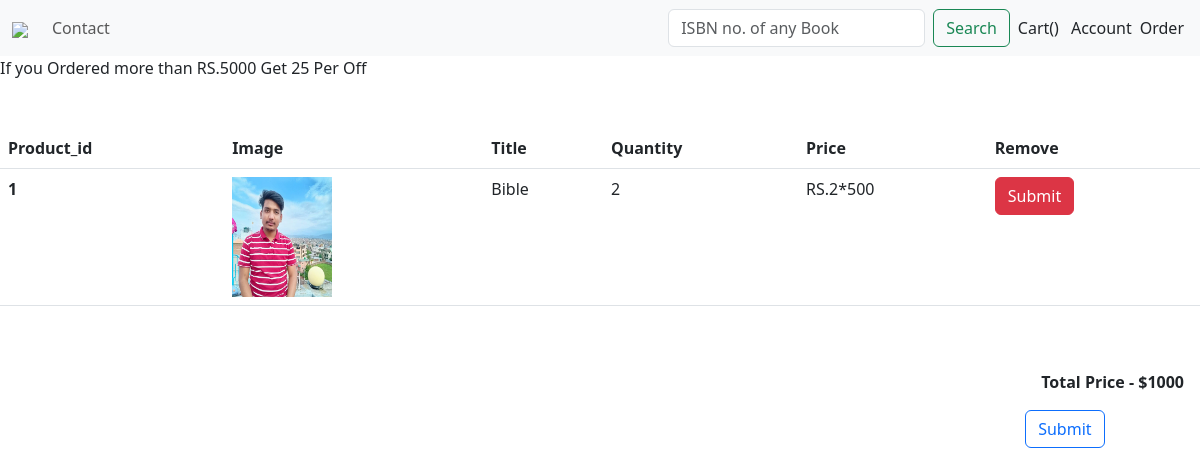
The app's page /cart/ (signed in) with its own data.
### apps/models.py (models this page shows, shortened)
class CartItem(models.Model):
    cart = models.ForeignKey(Cart, on_delete=models.CASCADE)
    product = models.ForeignKey(Product, on_delete=models.CASCADE)
    quantity = models.PositiveIntegerField(default=1)

class Product(models.Model):
    author = models.CharField(max_length=100, default='')
    bookformat = models.CharField(max_length=50, default='')
    desc = models.CharField(max_length=1000, default='')
    genre = models.CharField(max_length=200, default='')
    img = models.ImageField(upload_to='product/')
    file=models.FileField(upload_to='book/')
    isbn = models.CharField(max_length=50, default='')
    link= models.CharField(max_length=200, default='')
    pages= models.IntegerField(default=0)
    rating= models.IntegerField(default=0)
    title = models.CharField(max_length=100,default='')
    price = models.IntegerField(default=0)

### apps/views.py (the view)
# urls.py: path('cart/',Cartview.as_view(),name='cart'),
@method_decorator(login_required(login_url='Login'), name='dispatch')
class Cartview(View):
    def get(self,request):
        email = request.session.get('email')
        user = User.objects.get(email=email)
        cart_item = CartItem.objects.filter(cart__user=user)
        t=0
        for j in cart_item:
            t=t+j.quantity*j.product.price
            print(t)
        msg='If you Ordered more than RS.5000 Get 25 Per Off'
        return render(request, 'cart.html',{'cart':cart_item,'email':email,'totalprice':t,'msg':msg})

### templates/cart.html (shortened to what this page needs)
{% extends 'navbar.html' %}
{% block navbar %}
{{msg}}
<table class="table my-5">
  <thead>
    <tr>
      <th scope="col">Product_id</th>
      <th scope="col">Image</th>
      <th scope="col">Title</th>
      <th scope="col">Quantity</th>
      <th scope="col">Price</th>
      <th scope="col">Remove</th>
    </tr>
  </thead>
  <tbody>
{% for data in cart %}
<tr>
      <th scope="row">{{data.id}}</th>
      <td><img src={{data.product.img.url}} alt="error to load" width="100px" height="120px"></td>
      <td>{{data.product.title}}</td>
      <td>{{data.quantity}}</td>
      <td>RS.{{data.quantity}}*{{data.product.price}}</td>
      <td><a href="{% url 'cartdel' data.id %}"><input class="btn btn-danger" type="submit"name="Removed"></a></td>
</tr>
    {% endfor %}
  </tbody>
</table>
<div class=""style="float:right">
    <p class="my-3 mx-3" ><b>Total Price - ${{totalprice}}</b></p>
    <form action="{% url 'order' %}" method='post'>
    <input type="submit" class="btn btn-outline-primary">
    </form>
</div>
{% endblock navbar %}

### records on screen
CartItem: id "1", product.img (picture), product "Bible", quantity "2", product.price "500"

### other values on screen
{{ msg }} "If you Ordered more than RS.5000 Get 25 Per Off"
{{ totalprice }} "1000"
